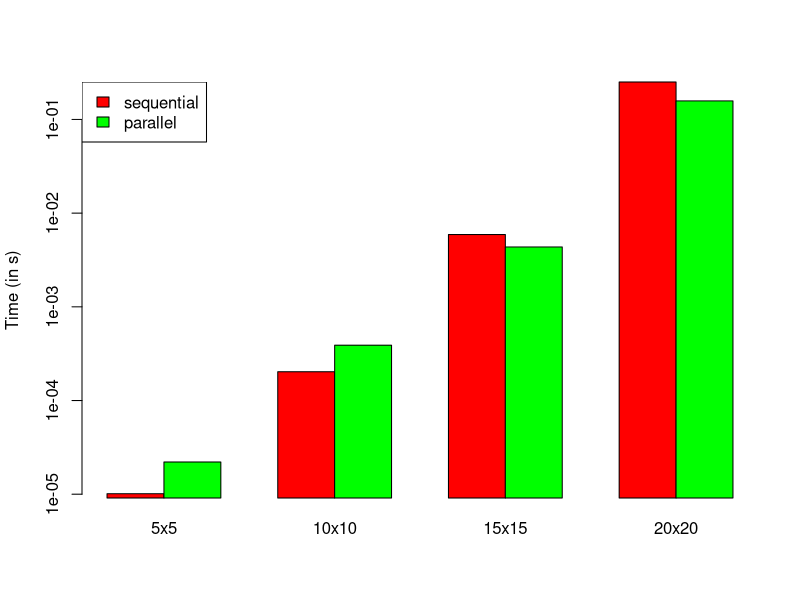

Write the R code that produced this figure.
parallel <- read.csv(file="parallel.csv")
sequential <- read.csv(file="sequential.csv")

xs <- 1:nrow(parallel)

colors <- c("red", "green")

pdf("benchmarks.pdf")
barplot(rbind(sequential$Mean, parallel$Mean), col=colors,
    names.arg=sequential$Name, beside=TRUE, ylab="Time (in s)", log="y")
legend("topleft", c("sequential", "parallel"), fill=colors)
dev.off()
